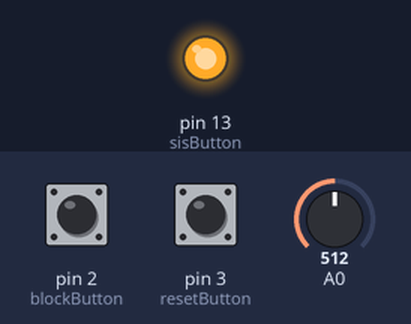
A sketch run on a simulated Arduino Uno, built with avr-gcc and run on an emulated ATmega328P. Parts: output pins drawn as LEDs (lit = HIGH). The inputs (shaded band) are chosen by the test bench; at power-on: A0 = 512, pin 2 (blockButton) LOW, pin 3 (resetButton) LOW.

Above: at 1.2 s.
1.3 s: A0 set to 520
2.8 s: A0 set to 541
At 3.4 s:
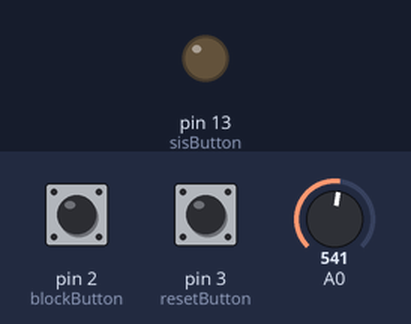
4.3 s: A0 set to 510
5.8 s: A0 set to 478
At 6.9 s:
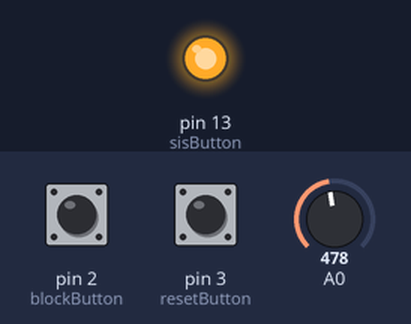
7.3 s: A0 set to 716
At 8.0 s:
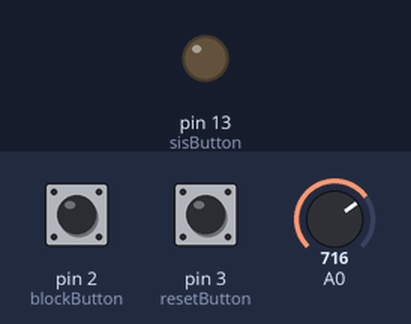
Timing chart, 0 to 9.8 s (numbered marks = the images above; inputs shaded):
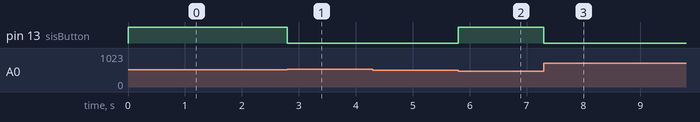

Measured:
- the behaviour switches between 527 and 528 on A0 (found by bisection; images 0 and 1)
- the behaviour switches between 495 and 494 on A0 (found by bisection; images 1 and 2)
- after the input at 1.3 s, every drawn part: stays the same
- after the input at 2.8 s, pin 13 (sisButton): HIGH → LOW at once
- after the input at 4.3 s, every drawn part: stays the same
- after the input at 5.8 s, pin 13 (sisButton): LOW → HIGH at once
- after the input at 7.3 s, pin 13 (sisButton): HIGH → LOW at once

The sketch:

SIS.ino
```cpp
// SIS.ino automatically generated from UASM2CODE
//after generation this code was manually modified (by mcarissoni) to run on arduino

int blockButton = 2;
int resetButton = 3;
int sisButton = 13;
/////////////////////////////////////////////////
/// DOMAIN DEFINITIONS
/////////////////////////////////////////////////
/* Domain definitions here */
typedef int WaterpressureType;

typedef int Delta;

enum Switch {
	ON, OFF
};
enum Pressure {
	P_TOOLOW, P_NORMAL, P_HIGH
};

class SIS {
public:
/////////////////////////////////////////////////
/// FUNCTIONS
/////////////////////////////////////////////////
	WaterpressureType waterpressure[2];
	Pressure pressure[2];
	bool overridden[2];
	Switch safetyInjection[2];
	Switch reset;
	Switch block;
	Delta delta;
	WaterpressureType const low = 9;
	WaterpressureType const permit = 10;
	WaterpressureType const maxwp = 20;
	WaterpressureType const minwp = 0;
////////////////////////////////////////////////
/// RULE DEFINITION
/////////////////////////////////////////////////
	/* Rule definition here */

	void r_wp() {
		if (waterpressure[0] + delta < minwp) {
			waterpressure[1] = minwp;
		} else {
			if (waterpressure[0] + delta > maxwp) {
				waterpressure[1] = maxwp;
			} else {
				waterpressure[1] = waterpressure[0] + delta;
			}
		}
	}
	void r_1() {
		if (waterpressure[0] >= low && pressure[0] == P_TOOLOW) {
			pressure[1] = P_NORMAL;
		}
	}
	void r_2() {
		if (waterpressure[0] >= permit && pressure[0] == P_NORMAL) {
			{ //par
				pressure[1] = P_HIGH;
				overridden[1] = false;
			} //endpar
		}
	}
	void r_3() {
		if (waterpressure[0] < low && pressure[0] == P_NORMAL) {
			pressure[1] = P_TOOLOW;
		}
	}
	void r_4() {
		if (waterpressure[0] < permit && pressure[0] == P_HIGH) {
			{ //par
				pressure[1] = P_NORMAL;
				overridden[1] = false;
			} //endpar
		}
	}
	void r_5() {
		if (reset == ON && pressure[0] == P_TOOLOW || pressure[0] == P_NORMAL) {
			overridden[1] = false;
		}
	}
	void r_6() {
		if (block == ON && reset == OFF && pressure[0] == P_TOOLOW) {
			overridden[1] = true;
		}
	}
	void r_7() {
		if (pressure[0] == P_TOOLOW) {
			if (overridden[0]) {
				safetyInjection[1] = OFF;
			} else {
				safetyInjection[1] = ON;
			}
		}
	}
	void r_8() {
		if (pressure[0] != P_TOOLOW) {
			safetyInjection[1] = OFF;
		}
	}
	void r_Main() {
		{ //par
			r_wp();
			r_1();
			r_2();
			r_3();
			r_4();
			r_5();
			r_6();
			r_7();
			r_8();
		} //endpar
	}

	SIS() {
		waterpressure[0] = waterpressure[1] = 3;
		pressure[0] = pressure[1] = P_TOOLOW;
		overridden[0] = overridden[1] = false;
		safetyInjection[0] = safetyInjection[1] = OFF;
	}
	void getInput() {
		if (digitalRead(blockButton) != 0)
			block = ON;
		else
			block = OFF;

		if (digitalRead(resetButton) != 0)
			reset = ON;
		else
			reset = OFF;

		int deltaAnalog = analogRead(A0);
		delta = (deltaAnalog / 33) - 15;
	}
	void setOutput() {
		digitalWrite(sisButton, safetyInjection[0] == ON ? HIGH : LOW);
	}
	void updateSet() {
		waterpressure[0] = waterpressure[1];
		pressure[0] = pressure[1];
		overridden[0] = overridden[1];
		safetyInjection[0] = safetyInjection[1];
	}
};

//INSTANCE OF THE ASM
SIS sIS;

void setup() {
	/* HW initial setup here */

	pinMode(blockButton, INPUT);
	pinMode(resetButton, INPUT);
	pinMode(sisButton, OUTPUT);

}
void loop() {
	sIS.getInput();
	sIS.r_Main();
	sIS.updateSet();
	sIS.setOutput();
}
```
